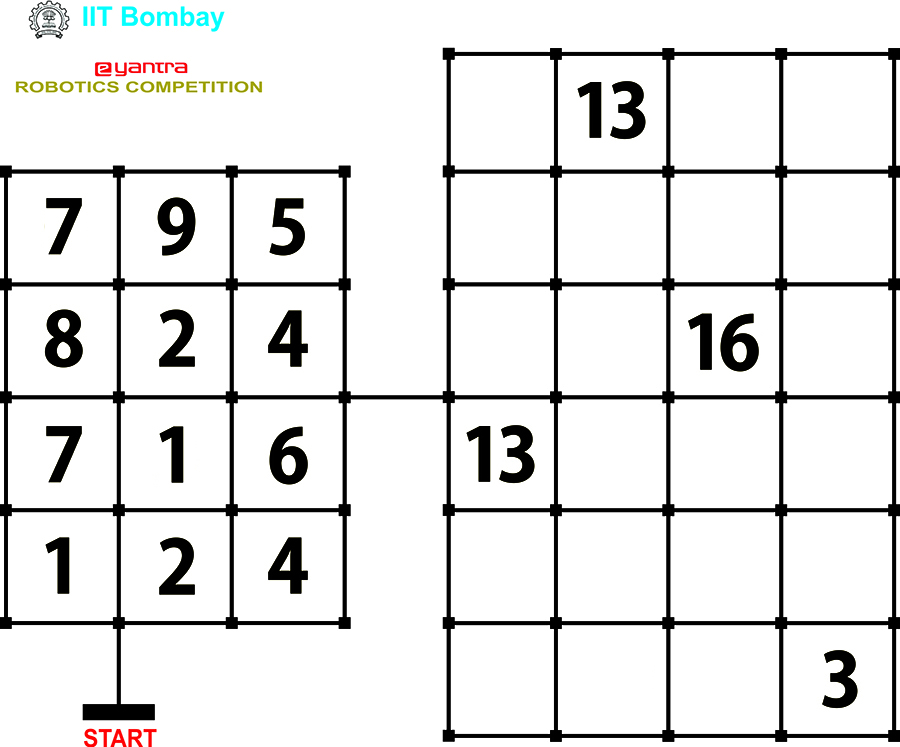
#> input picture Python Codes/Puzzle Solver 2 Bonus.jpg, 900 x 747 px
$ python 'Image Processing Code.py'   (Python 2 division)
#> lines starting #> are read from the running program, lines starting #| are printed output that depends on the picture; after the words box and inside, x2 and y2 are one past the last pixel; in counts of white or black regions, pixels touching at a corner belong together
import numpy
import cv2
import serial
########################################
##Read Image and Converting into GrayScale
########################################
img=cv2.imread('Puzzle Solver 2 Bonus.jpg')
#> img is the input picture: shape (747, 900, 3); mean B, G, R 228.5, 228.9, 228.9

gray=cv2.cvtColor(img,cv2.COLOR_BGR2GRAY)
ret,thresh=cv2.threshold(gray,127,255,0)
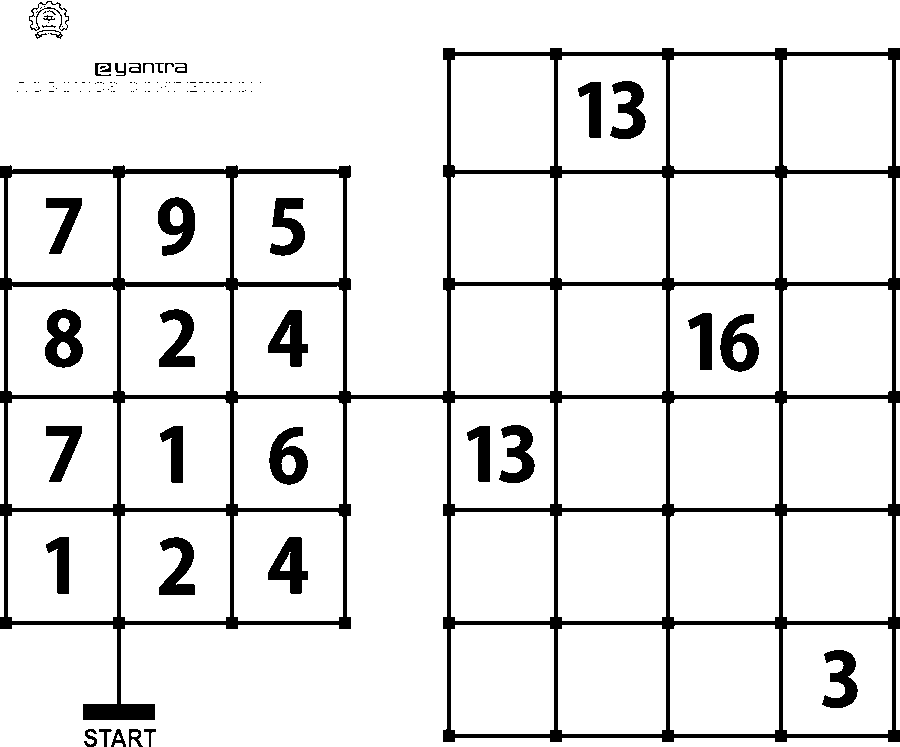
#> thresh: shape (747, 900); 89.9% white; 121 black regions (85 under 20 px)
contours,hierarchy=cv2.findContours(thresh,cv2.RETR_TREE,cv2.CHAIN_APPROX_SIMPLE)
#> contours = 206 contours, 109 with area under 20; largest, box (x1, y1, x2, y2) and area: (0, 0, 900, 395) 119749, (0, 399, 900, 747) 76892, (783, 56, 892, 170) 12141, (670, 56, 779, 170) 12141, (558, 56, 666, 170) 12029

#########################################
### Function Containing Parameters for identifing Elements of Matrix
#########################################
def decode(x):
    A=cv2.contourArea(contours[x])
    P=cv2.arcLength(contours[x],True)
    if A>=1220 and A<=1290 and P>=230 and P<=240:
        return 2
    elif A>=800 and A<=900:
        return 1
    elif A>980 and A<=1020:
        return 7
    elif A>1200 and A<=1240:
        return 3
    elif A>=1240 and A<=1280:
        return 5
    elif A>=1350 and A<=1420:
        return 4
    elif A>=1800 and A<=1840:
        return 8
    elif A>=1850 and A<=1890:
        return 0
    elif A>=1480 and A<=1620:
        return 9
    elif A>=1615 and A<=1650:
        return 6

##########################################
### Drawing Contours on the elements
#########################################

list1=[]
len1=len(contours)
#> len1 = 206
for i in range(0,len1):
   Area1 =cv2.contourArea(contours[i])
   if Area1>10000 and Area1<13000:
       list1.append('-')
   if Area1>=800 and Area1<=2500:
       list1.append(i)
       cv2.drawContours(img,contours,i,(0,255,0),2)
#> this loop made 206 passes
#> Area1 on passes 1, 2, 4: 22, 33, 23.5
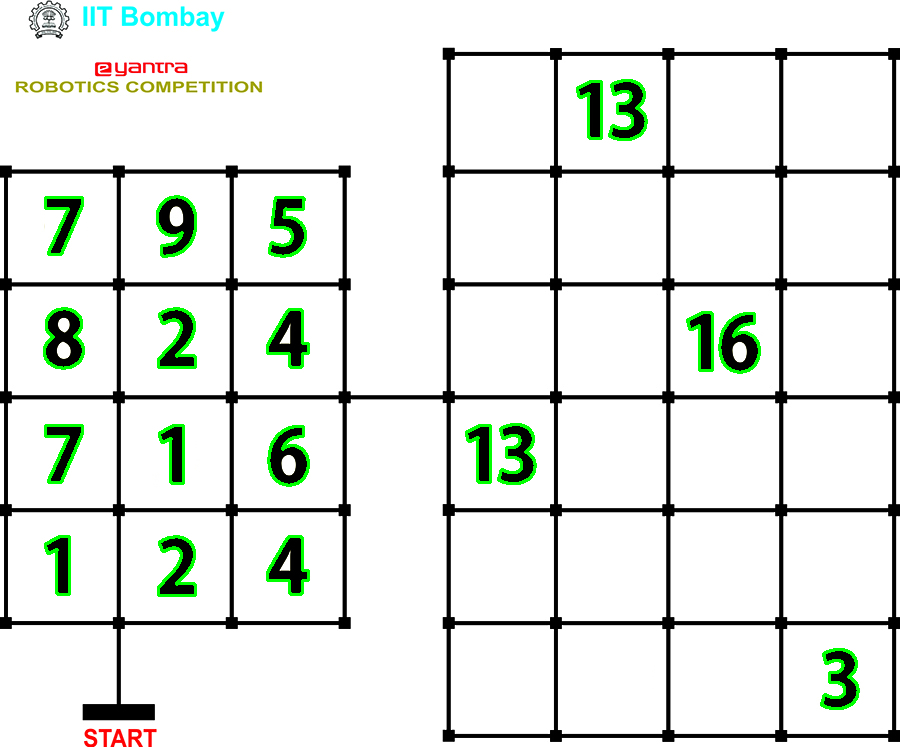
#> img: shape (747, 900, 3); 1.81% of pixels changed, all inside (x1, y1, x2, y2) = (43, 79, 860, 710)
#> after the loop, list1 = 55 items, first 6: '-', 6, '-', '-', '-', '-'
list1.reverse()

###########################################
### Making a list of elements of Matrix1 using list1
############################################
len2=len(list1)
#> len2 = 55
D1=[]
D2=[]
count=0
len3=0
for j in range(0,len2):
    if count%4==0 and count!=0 and len3<=18:
        D1.extend(list1[j:j+6])
        len3=len(D1)
        count=-3
    if list1[j]=='-':
        count=count+1
#> this loop made 55 passes
#> len3 on passes 7, 17, 29, 41: 6, 12, 18, 24
#> after the loop, D1 = [69, '-', 66, '-', 64, '-', 54, '-', 52, '-', 49, '-', 38, '-', 36, '-', 33, '-', 22, '-', 20, '-', 17, '-']; count = 8; len3 = 24
###########################################
###### Making a list of elements of Matrix2 using list1
##########################################

count=0
D2=list1[:]
#> D2 = 55 items, first 6: '-', 75, 74, '-', '-', '-'
len4=len(D2)
#> len4 = 55
D2length=0
for j in D2:
    if count%4==0 and count!=0 and D2length<=18:
        ind=D2.index(j)
        for k in range(0,6):
            D2[ind+k]='*'
        count=0
    if j=='-':
        count=count+1
        D2length=D2length+1
#> this loop made 55 passes
#> (j, count) on passes 1, 4, 5, 6, 7, 13, 14, 15, 16, 17, 23, 24: ('-', 1), ('-', 2), ('-', 3), ('-', 4), (69, 0), ('-', 1), ('-', 2), ('-', 3), ('-', 4), (54, 0), ('-', 1), ('-', 2)
#> j on passes 2, 3, 8, 9, 10, 11: 75, 74, '*', '*', '*', '*'
#> after the loop, D2length = 24; count = 8; ind = 40
############################################
##### Converting of '-' into the cell numbers(index)
############################################
list2=[]
for j in D2:
    if j!='*':
        list2.append(j)
#> this loop made 55 passes
#> after the loop, list2 = 31 items, first 6: '-', 75, 74, '-', '-', '-'


for j in range(0,12):
    D1.remove('-')
#> after the loop, D1 = [69, 66, 64, 54, 52, 49, 38, 36, 33, 22, 20, 17]


list3=[]
count=0
for j in range(0,len(list2)):
    if list2[j]=='-':
        count=count+1
    if list2[j]=='-' and type(list2[j-1])==type(1):
        if type(list2[j-2])==int:
            list3.append([count-1,list2[j-2],list2[j-1]])
        else:
            list3.append([count-1,list2[j-1]])
#> this loop made 31 passes
#> after the loop, count = 24; list3 = [[1, 75, 74], [10, 45, 43], [12, 30, 29], [23, 6]]

############################################
#### Decoding elements of D1 and list3 using function decode
############################################
list4=[]
for j in D1:
    list4.append(decode(j))
#> this loop made 12 passes
#> (j, A in decode, P in decode) on passes 1 to 12: (69, 1001, 201.1), (66, 1606.5, 204.8), (64, 1253, 249.2), (54, 1825.5, 184.4), (52, 1250, 238.7), (49, 1398.5, 179.8), (38, 1000, 201.1), (36, 860, 162.3), (33, 1632.5, 207.6), (22, 860, 162.3), (20, 1250, 238.7), (17, 1398.5, 179.8)
#> after the loop, list4 = [7, 9, 5, 8, 2, 4, 7, 1, 6, 1, 2, 4]


list5=[]
for j in range(0,len(list3)):
        if len(list3[j])==2:
            list5.append([list3[j][0],decode(list3[j][1])])
        elif len(list3[j])==3:
            list5.append([list3[j][0],decode(list3[j][1]),decode(list3[j][2])])
#> this loop made 4 passes
#> after the loop, list5 = [[1, 3, 1], [10, 1, 6], [12, 3, 1], [23, 3]]


list6=[]
for j in range(0,len(list5)):
        if len(list5[j])==2:
            list6.append(list5[j])
        elif len(list5[j])==3 and list5[j][1]==0:
            list6.append([list5[j][0],int(str(list5[j][2])+str(list5[j][1]))])
        else:
            list6.append([list5[j][0],int(str(list5[j][1])+str(list5[j][2]))])
#> this loop made 4 passes
#> after the loop, list6 = [[1, 31], [10, 16], [12, 31], [23, 3]]
print 'D1 =',list4   ## Main Matrix 1 list
#| D1 = [7, 9, 5, 8, 2, 4, 7, 1, 6, 1, 2, 4]

for m in list6:
    if m[1]>20:
        str00=str(m[1])
        str11=str00[1]+str00[0]
        m[1]=int(str11)
#> this loop made 4 passes
#> (str00, str11) on passes 1, 3: ('31', '13'), ('31', '13')

print 'D2 =',list6   ## Main Matrix 2 list
#| D2 = [[1, 13], [10, 16], [12, 13], [23, 3]]
print list6
#| [[1, 13], [10, 16], [12, 13], [23, 3]]


########################################
cv2.imshow('image',img)
cv2.waitKey(0)
cv2.destroyAllWindows()
#########################################

def Sum_of_number(Givenarray,Required_number):
    c=Givenarray[:]
##############################################
## Helper1 Function
##############################################
## This function halves the required number and then returns half-1 and half+1
#############################################
    def helper1(Required_number):
        half=float(Required_number)/2
        if half==int(half):
            h1=int(half)-1
            h2=int(half)+1
            return [h1,h2,half]
        else:
            h1=int(half)
            h2=int(half)+1
            return [h1,h2,1.5]
###############################################
## This is helper2 recursive function
###############################################
## This function sees that if half-1 and half+1 are in the given required list
## If not then it increment or decrement the number and then finds the required number that exists
###############################################

    def helper2(Givenarray,h1,h2,half):
        if half==int(half) and half<10:
            if Givenarray.count(int(half))>=2:
                Givenarray.remove(int(half))
                Givenarray.remove(int(half))
                return Givenarray
        if (h1 in Givenarray) and (h2 in Givenarray):
            Givenarray.remove(h1)
            Givenarray.remove(h2)
            return Givenarray
        else:
            flag=0
            a=h1
            b=h2
            while(flag==0):
                a=a-1
                b=b+1
                if (a in Givenarray) and (b in Givenarray):
                     Givenarray.remove(a)
                     Givenarray.remove(b)
                     return Givenarray
                if a<0:
                    flag=1
        if flag==1:
            if (h1 in Givenarray) and not(h2 in Givenarray):
                Givenarray.remove(h1)
                return helper2(Givenarray,helper1(h2)[0],helper1(h2)[1],helper1(h2)[2])
            elif not(h1 in Givenarray) and (h2 in Givenarray):
                Givenarray.remove(h2)
                return helper2(Givenarray,helper1(h1)[0],helper1(h1)[1],helper1(h1)[2])
            else:
                return helper2(Givenarray,h1-1,h2+1,1.5)

    if Required_number in Givenarray:
        return [Required_number]

    else:
        a=helper1(Required_number)              ### Calling of helper1
        Ans=helper2(Givenarray,a[0],a[1],a[2])  ### Calling of helper2
        for i in Ans:
            if i in c:
                c.remove(i)
        return c

def puzzle(d1,d2):

    output1=[]
    for m in range(0,len(d2)):
        number1 = Sum_of_number(d1,d2[m][1])
        z=str(d2[m][1])+"="+str(number1[0])
        for j in range(1,len(number1)):
            y=str(number1[j])
            z=z+"+"+y
        print(z)

        number1.append(d2[m][1])
        output1.extend(number1)
#> this loop made 4 passes
#> Ans in Sum_of_number on passes 1, 2, 4: [9, 5, 8, 2, 4, 7, 1, 1, 2, 4], [5, 8, 2, 4, 1, 1, 2, 4], [4, 1, 2, 4]
#| 13=7+6
#| 16=9+7
#| 13=5+8
#| 3=1+2
#> after the loop, output1 = [7, 6, 13, 9, 7, 16, 5, 8, 13, 1, 2, 3]

    return output1

puzzle(list4,list6)

$ run again, with Python Codes/Puzzle Solver 2.jpg copied over Python Codes/Puzzle Solver 2 Bonus.jpg
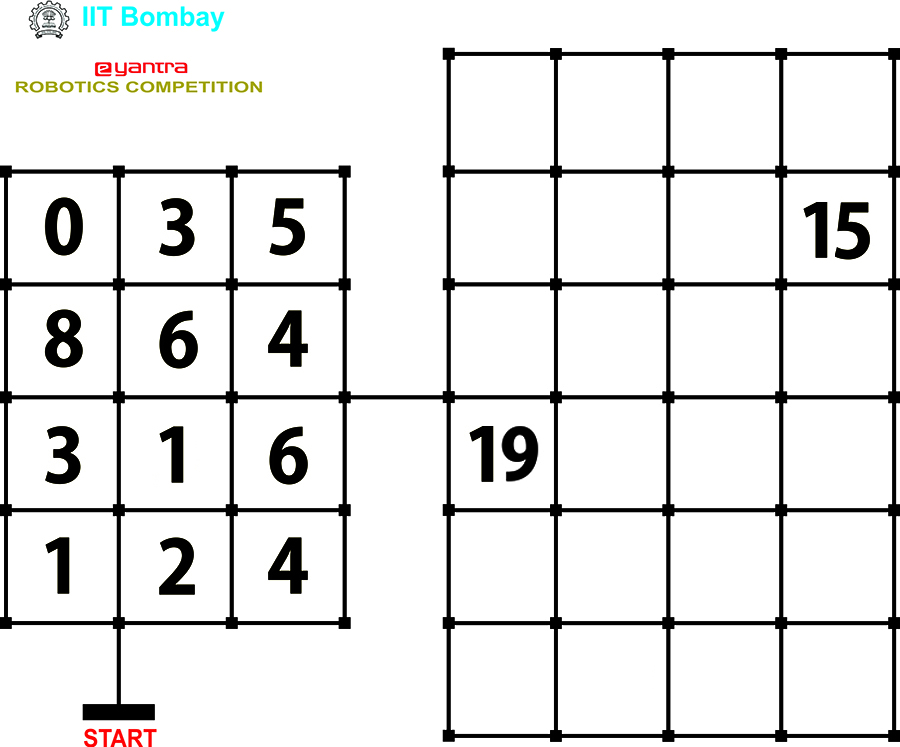
#> input picture Python Codes/Puzzle Solver 2.jpg, 900 x 747 px
#> img is the input picture: shape (747, 900, 3); mean B, G, R 229.5, 229.8, 229.8
#> `ret,thresh=cv2.threshold(gray,127,255,0)`:
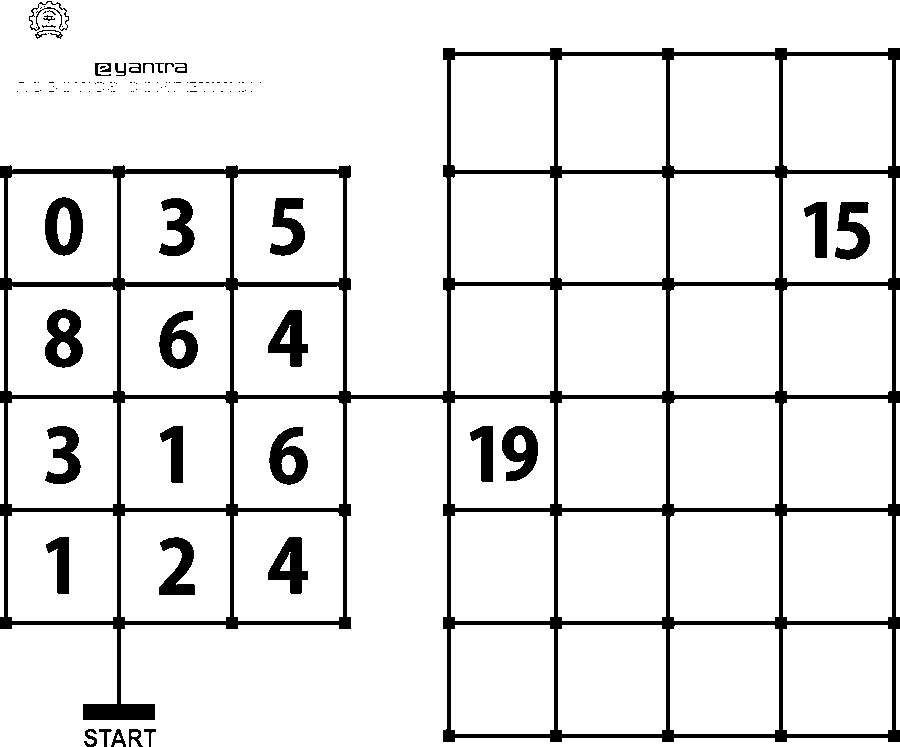
#> thresh: shape (747, 900); 90.3% white; 118 black regions (85 under 20 px)
#> contours = 204 contours, 109 with area under 20; largest, box (x1, y1, x2, y2) and area: (0, 0, 900, 395) 119749, (0, 399, 900, 747) 76892, (783, 56, 892, 170) 12141, (670, 56, 779, 170) 12141, (558, 56, 666, 170) 12029
#> len1 = 204
#> the loop `for i in range(0,len1):` made 204 passes
#> Area1 on passes 1, 2, 4: 22, 33, 23.5
#> after the loop `for i in range(0,len1):`:
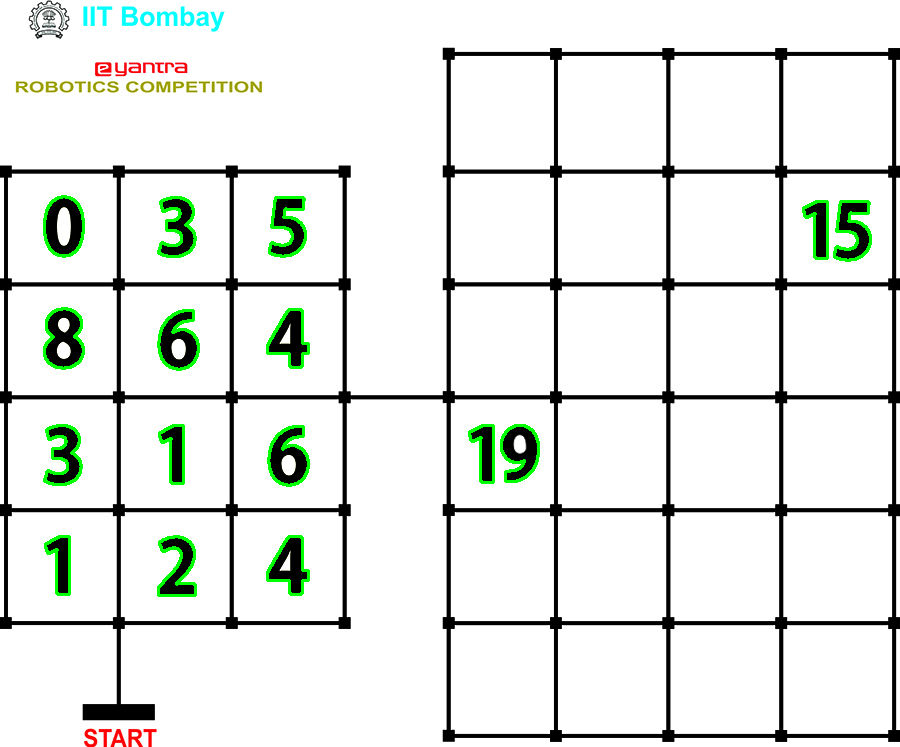
#> img: shape (747, 900, 3); 1.5% of pixels changed, all inside (x1, y1, x2, y2) = (43, 195, 872, 597)
#> after the loop `for i in range(0,len1):`: list1 = 52 items, first 6: '-', '-', '-', '-', '-', '-'
#> len2 = 52
#> the loop `for j in range(0,len2):` made 52 passes
#> len3 on passes 5, 17, 27, 39: 6, 12, 18, 24
#> after the loop `for j in range(0,len2):`: D1 = [68, '-', 66, '-', 64, '-', 52, '-', 49, '-', 46, '-', 38, '-', 36, '-', 33, '-', 21, '-', 19, '-', 16, '-']; count = 8; len3 = 24
#> `D2=list1[:]`: D2 = 52 items, first 6: '-', '-', '-', '-', 68, '-'
#> len4 = 52
#> the loop `for j in D2:` made 52 passes
#> (j, count) on passes 1, 2, 3, 4, 5, 11, 12, 13: ('-', 1), ('-', 2), ('-', 3), ('-', 4), (68, 0), ('-', 1), ('-', 2), ('-', 3)
#> after the loop `for j in D2:`: D2 = 52 items, first 6: '-', '-', '-', '-', '*', '*'; D2length = 24; count = 8; ind = 38
#> the loop `for j in D2:` made 52 passes
#> after the loop `for j in D2:`: list2 = 28 items, first 6: '-', '-', '-', '-', '-', '-'
#> after the loop `for j in range(0,12):`: D1 = [68, 66, 64, 52, 49, 46, 38, 36, 33, 21, 19, 16]
#> the loop `for j in range(0,len(list2)):` made 28 passes
#> after the loop `for j in range(0,len(list2)):`: count = 24; list3 = [[7, 59, 58], [12, 30, 28]]
#> the loop `for j in D1:` made 12 passes
#> (j, A in decode, P in decode) on passes 1 to 8: (68, 1877, 167.5), (66, 1226.5, 246.1), (64, 1253, 249.2), (52, 1825.5, 184.4), (49, 1633, 206.2), (46, 1398.5, 179.8), (38, 1226.5, 246.1), (36, 860, 162.3)
#> after the loop `for j in D1:`: list4 = [0, 3, 5, 8, 6, 4, 3, 1, 6, 1, 2, 4]
#> the loop `for j in range(0,len(list3)):` made 2 passes
#> after the loop `for j in range(0,len(list3)):`: list5 = [[7, 1, 5], [12, 1, 9]]
#> the loop `for j in range(0,len(list5)):` made 2 passes
#> after the loop `for j in range(0,len(list5)):`: list6 = [[7, 15], [12, 19]]
#| D1 = [0, 3, 5, 8, 6, 4, 3, 1, 6, 1, 2, 4]
#> the loop `for m in list6:` made 2 passes
#| D2 = [[7, 15], [12, 19]]
#| [[7, 15], [12, 19]]
#> the loop in puzzle, `for m in range(0,len(d2)):` made 2 passes
#> Ans in Sum_of_number on passes 1 to 2: [0, 5, 6, 3, 1, 6, 1, 2, 4], [0, 5, 1, 1, 2]
#> (printed output is left out)
#> after the loop in puzzle, `for m in range(0,len(d2)):`: output1 = [8, 3, 4, 15, 6, 3, 6, 4, 19]
